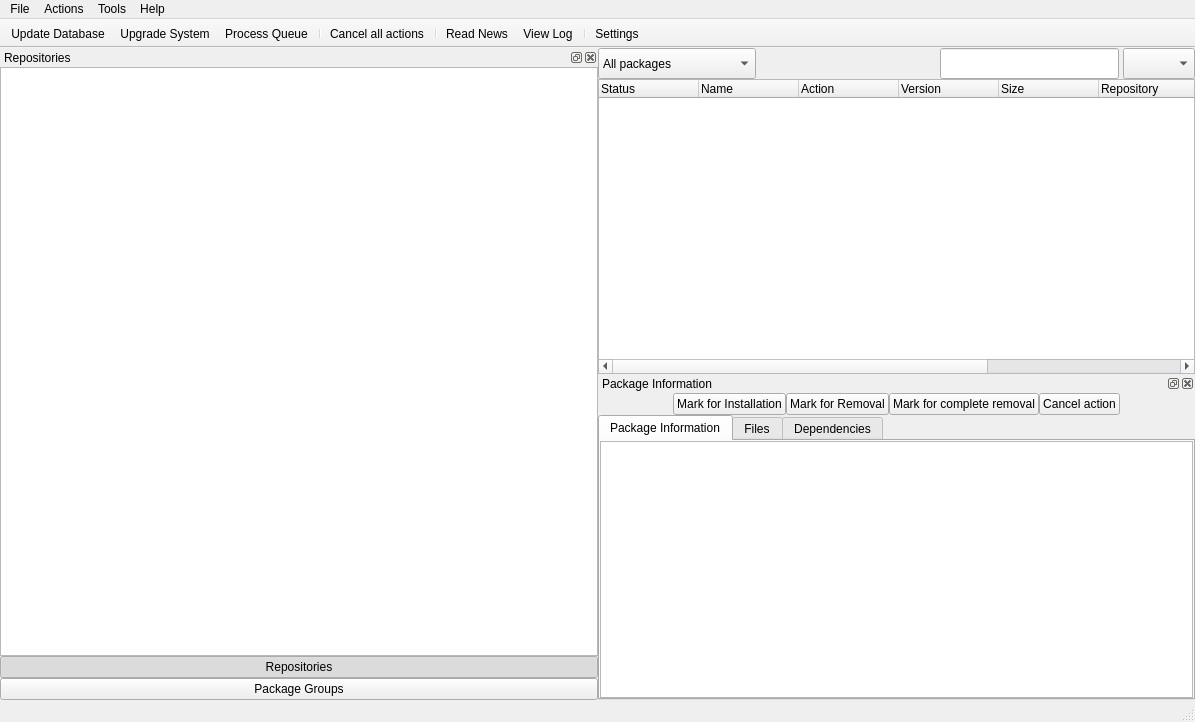
<ui version="4.0" >
 <class>MainWindow</class>
 <widget class="QMainWindow" name="MainWindow" >
  <property name="geometry" >
   <rect>
    <x>0</x>
    <y>0</y>
    <width>1195</width>
    <height>722</height>
   </rect>
  </property>
  <property name="windowTitle" >
   <string>Shaman</string>
  </property>
  <property name="windowIcon" >
   <iconset resource="shaman.qrc" >:/Icons/icons/shaman/shaman-32.png</iconset>
  </property>
  <property name="toolButtonStyle" >
   <enum>Qt::ToolButtonTextUnderIcon</enum>
  </property>
  <property name="dockNestingEnabled" >
   <bool>true</bool>
  </property>
  <property name="dockOptions" >
   <set>QMainWindow::AllowNestedDocks|QMainWindow::AllowTabbedDocks|QMainWindow::AnimatedDocks|QMainWindow::ForceTabbedDocks|QMainWindow::VerticalTabs</set>
  </property>
  <property name="unifiedTitleAndToolBarOnMac" >
   <bool>false</bool>
  </property>
  <widget class="QWidget" name="centralwidget" >
   <layout class="QGridLayout" >
    <item row="0" column="1" >
     <layout class="QVBoxLayout" >
      <property name="topMargin" >
       <number>0</number>
      </property>
      <item>
       <layout class="QHBoxLayout" >
        <property name="spacing" >
         <number>4</number>
        </property>
        <item>
         <widget class="QComboBox" name="packageSwitchCombo" >
          <property name="sizePolicy" >
           <sizepolicy vsizetype="Ignored" hsizetype="Maximum" >
            <horstretch>0</horstretch>
            <verstretch>0</verstretch>
           </sizepolicy>
          </property>
          <item>
           <property name="text" >
            <string>All packages</string>
           </property>
          </item>
          <item>
           <property name="text" >
            <string>Installed packages</string>
           </property>
          </item>
          <item>
           <property name="text" >
            <string>Not installed packages</string>
           </property>
          </item>
          <item>
           <property name="text" >
            <string>Upgradeable packages</string>
           </property>
          </item>
          <item>
           <property name="text" >
            <string>Packages in Queue</string>
           </property>
          </item>
         </widget>
        </item>
        <item>
         <spacer>
          <property name="orientation" >
           <enum>Qt::Horizontal</enum>
          </property>
          <property name="sizeHint" >
           <size>
            <width>40</width>
            <height>31</height>
           </size>
          </property>
         </spacer>
        </item>
        <item>
         <widget class="QLineEdit" name="searchLine" >
          <property name="sizePolicy" >
           <sizepolicy vsizetype="Ignored" hsizetype="MinimumExpanding" >
            <horstretch>0</horstretch>
            <verstretch>0</verstretch>
           </sizepolicy>
          </property>
          <property name="inputMask" >
           <string/>
          </property>
          <property name="text" >
           <string/>
          </property>
         </widget>
        </item>
        <item>
         <widget class="QComboBox" name="nameDescBox" >
          <property name="sizePolicy" >
           <sizepolicy vsizetype="Ignored" hsizetype="Preferred" >
            <horstretch>0</horstretch>
            <verstretch>0</verstretch>
           </sizepolicy>
          </property>
         </widget>
        </item>
       </layout>
      </item>
      <item>
       <widget class="QTreeWidget" name="pkgsViewWG" >
        <property name="sizePolicy" >
         <sizepolicy vsizetype="MinimumExpanding" hsizetype="MinimumExpanding" >
          <horstretch>0</horstretch>
          <verstretch>0</verstretch>
         </sizepolicy>
        </property>
        <property name="indentation" >
         <number>0</number>
        </property>
        <property name="rootIsDecorated" >
         <bool>false</bool>
        </property>
        <property name="itemsExpandable" >
         <bool>false</bool>
        </property>
        <property name="sortingEnabled" >
         <bool>false</bool>
        </property>
        <column>
         <property name="text" >
          <string>Status</string>
         </property>
        </column>
        <column>
         <property name="text" >
          <string>Name</string>
         </property>
        </column>
        <column>
         <property name="text" >
          <string>Action</string>
         </property>
        </column>
        <column>
         <property name="text" >
          <string>Version</string>
         </property>
        </column>
        <column>
         <property name="text" >
          <string>Size</string>
         </property>
        </column>
        <column>
         <property name="text" >
          <string>Repository</string>
         </property>
        </column>
        <column>
         <property name="text" >
          <string>Groups</string>
         </property>
        </column>
        <column>
         <property name="text" >
          <string>Description</string>
         </property>
        </column>
        <column>
         <property name="text" >
          <string>Action-Text</string>
         </property>
        </column>
       </widget>
      </item>
     </layout>
    </item>
    <item rowspan="2" row="0" column="0" >
     <widget class="QDockWidget" name="repoDockWidget" >
      <property name="floating" >
       <bool>false</bool>
      </property>
      <property name="features" >
       <set>QDockWidget::AllDockWidgetFeatures</set>
      </property>
      <property name="allowedAreas" >
       <set>Qt::AllDockWidgetAreas</set>
      </property>
      <property name="windowTitle" >
       <string>Repositories</string>
      </property>
      <widget class="QWidget" name="dockWidgetContents_2" >
       <layout class="QGridLayout" >
        <item row="0" column="0" >
         <layout class="QVBoxLayout" >
          <item>
           <widget class="QListWidget" name="repoList" >
            <property name="sizePolicy" >
             <sizepolicy vsizetype="Preferred" hsizetype="Preferred" >
              <horstretch>0</horstretch>
              <verstretch>0</verstretch>
             </sizepolicy>
            </property>
           </widget>
          </item>
          <item>
           <widget class="QPushButton" name="switchToRepo" >
            <property name="sizePolicy" >
             <sizepolicy vsizetype="Maximum" hsizetype="Preferred" >
              <horstretch>0</horstretch>
              <verstretch>0</verstretch>
             </sizepolicy>
            </property>
            <property name="text" >
             <string>Repositories</string>
            </property>
            <property name="icon" >
             <iconset resource="shaman.qrc" >:/Icons/icons/network-server-database.png</iconset>
            </property>
            <property name="checkable" >
             <bool>true</bool>
            </property>
            <property name="checked" >
             <bool>true</bool>
            </property>
           </widget>
          </item>
          <item>
           <widget class="QPushButton" name="switchToGrps" >
            <property name="sizePolicy" >
             <sizepolicy vsizetype="Maximum" hsizetype="Preferred" >
              <horstretch>0</horstretch>
              <verstretch>0</verstretch>
             </sizepolicy>
            </property>
            <property name="text" >
             <string>Package Groups</string>
            </property>
            <property name="icon" >
             <iconset resource="shaman.qrc" >:/Icons/icons/bookmark-new-list.png</iconset>
            </property>
            <property name="checkable" >
             <bool>true</bool>
            </property>
           </widget>
          </item>
         </layout>
        </item>
       </layout>
      </widget>
     </widget>
    </item>
    <item row="1" column="1" >
     <widget class="QDockWidget" name="pkgDockWidget" >
      <property name="floating" >
       <bool>false</bool>
      </property>
      <property name="features" >
       <set>QDockWidget::AllDockWidgetFeatures</set>
      </property>
      <property name="windowTitle" >
       <string>Package Information</string>
      </property>
      <widget class="QWidget" name="dockWidgetContents" >
       <layout class="QGridLayout" >
        <item row="0" column="0" >
         <layout class="QVBoxLayout" >
          <item>
           <layout class="QHBoxLayout" >
            <item>
             <spacer>
              <property name="orientation" >
               <enum>Qt::Horizontal</enum>
              </property>
              <property name="sizeType" >
               <enum>QSizePolicy::MinimumExpanding</enum>
              </property>
              <property name="sizeHint" >
               <size>
                <width>40</width>
                <height>20</height>
               </size>
              </property>
             </spacer>
            </item>
            <item>
             <widget class="QPushButton" name="installButton" >
              <property name="sizePolicy" >
               <sizepolicy vsizetype="Fixed" hsizetype="Fixed" >
                <horstretch>0</horstretch>
                <verstretch>0</verstretch>
               </sizepolicy>
              </property>
              <property name="toolTip" >
               <string>Install selected package</string>
              </property>
              <property name="text" >
               <string>Mark for Installation</string>
              </property>
              <property name="icon" >
               <iconset resource="shaman.qrc" >:/Icons/icons/list-add.png</iconset>
              </property>
             </widget>
            </item>
            <item>
             <widget class="QPushButton" name="removeButton" >
              <property name="sizePolicy" >
               <sizepolicy vsizetype="Fixed" hsizetype="Fixed" >
                <horstretch>0</horstretch>
                <verstretch>0</verstretch>
               </sizepolicy>
              </property>
              <property name="toolTip" >
               <string>Remove selected package</string>
              </property>
              <property name="text" >
               <string>Mark for Removal</string>
              </property>
              <property name="icon" >
               <iconset resource="shaman.qrc" >:/Icons/icons/list-remove.png</iconset>
              </property>
             </widget>
            </item>
            <item>
             <widget class="QPushButton" name="completeRemoveButton" >
              <property name="sizePolicy" >
               <sizepolicy vsizetype="Fixed" hsizetype="Fixed" >
                <horstretch>0</horstretch>
                <verstretch>0</verstretch>
               </sizepolicy>
              </property>
              <property name="toolTip" >
               <string>Complete Remove selected package (pacman -Rcs)</string>
              </property>
              <property name="text" >
               <string>Mark for complete removal</string>
              </property>
              <property name="icon" >
               <iconset resource="shaman.qrc" >:/Icons/icons/edit-delete.png</iconset>
              </property>
             </widget>
            </item>
            <item>
             <widget class="QPushButton" name="cancelButton" >
              <property name="sizePolicy" >
               <sizepolicy vsizetype="Fixed" hsizetype="Fixed" >
                <horstretch>0</horstretch>
                <verstretch>0</verstretch>
               </sizepolicy>
              </property>
              <property name="toolTip" >
               <string>Cancel action for selected package</string>
              </property>
              <property name="text" >
               <string>Cancel action</string>
              </property>
              <property name="icon" >
               <iconset resource="shaman.qrc" >:/Icons/icons/dialog-cancel.png</iconset>
              </property>
             </widget>
            </item>
            <item>
             <spacer>
              <property name="orientation" >
               <enum>Qt::Horizontal</enum>
              </property>
              <property name="sizeType" >
               <enum>QSizePolicy::MinimumExpanding</enum>
              </property>
              <property name="sizeHint" >
               <size>
                <width>40</width>
                <height>20</height>
               </size>
              </property>
             </spacer>
            </item>
           </layout>
          </item>
          <item>
           <widget class="QTabWidget" name="PkgInfos" >
            <property name="sizePolicy" >
             <sizepolicy vsizetype="Preferred" hsizetype="Minimum" >
              <horstretch>0</horstretch>
              <verstretch>0</verstretch>
             </sizepolicy>
            </property>
            <property name="currentIndex" >
             <number>0</number>
            </property>
            <widget class="QWidget" name="tab" >
             <attribute name="title" >
              <string>Package Information</string>
             </attribute>
             <attribute name="icon" >
              <iconset resource="shaman.qrc" >:/Icons/icons/help-about.png</iconset>
             </attribute>
             <layout class="QGridLayout" >
              <item row="0" column="0" >
               <widget class="QTextEdit" name="pkgInfo" >
                <property name="enabled" >
                 <bool>true</bool>
                </property>
                <property name="sizePolicy" >
                 <sizepolicy vsizetype="Preferred" hsizetype="Preferred" >
                  <horstretch>0</horstretch>
                  <verstretch>0</verstretch>
                 </sizepolicy>
                </property>
                <property name="acceptDrops" >
                 <bool>false</bool>
                </property>
                <property name="undoRedoEnabled" >
                 <bool>false</bool>
                </property>
                <property name="readOnly" >
                 <bool>true</bool>
                </property>
                <property name="acceptRichText" >
                 <bool>false</bool>
                </property>
               </widget>
              </item>
             </layout>
            </widget>
            <widget class="QWidget" name="tab_2" >
             <attribute name="title" >
              <string>Files</string>
             </attribute>
             <attribute name="icon" >
              <iconset resource="shaman.qrc" >:/Icons/icons/document-open-folder.png</iconset>
             </attribute>
             <layout class="QGridLayout" >
              <item row="0" column="0" >
               <widget class="QTreeWidget" name="filesWidget" >
                <column>
                 <property name="text" >
                  <string>1</string>
                 </property>
                </column>
               </widget>
              </item>
             </layout>
            </widget>
            <widget class="QWidget" name="dependenciesTab" >
             <attribute name="title" >
              <string>Dependencies</string>
             </attribute>
             <layout class="QGridLayout" >
              <item row="0" column="0" >
               <widget class="QListWidget" name="dependenciesWidget" />
              </item>
             </layout>
            </widget>
           </widget>
          </item>
         </layout>
        </item>
       </layout>
      </widget>
     </widget>
    </item>
   </layout>
  </widget>
  <widget class="QMenuBar" name="menubar" >
   <property name="geometry" >
    <rect>
     <x>0</x>
     <y>0</y>
     <width>1195</width>
     <height>24</height>
    </rect>
   </property>
   <widget class="QMenu" name="menuFile" >
    <property name="title" >
     <string>File</string>
    </property>
    <addaction name="actionQuit" />
   </widget>
   <widget class="QMenu" name="menuHelp" >
    <property name="title" >
     <string>Help</string>
    </property>
    <addaction name="actionAbout" />
   </widget>
   <widget class="QMenu" name="menuActions" >
    <property name="title" >
     <string>Actions</string>
    </property>
    <widget class="QMenu" name="menuInstall_and_Build_from_Source" >
     <property name="title" >
      <string>Build and Install from Source</string>
     </property>
     <addaction name="actionUpdate_ABS_Tree" />
     <addaction name="separator" />
     <addaction name="actionBuild_and_Install_Selected" />
    </widget>
    <addaction name="actionUpdate_Database" />
    <addaction name="actionUpgrade_System" />
    <addaction name="separator" />
    <addaction name="actionProcess_Queue" />
    <addaction name="actionInstall_Package_From_File" />
    <addaction name="separator" />
    <addaction name="menuInstall_and_Build_from_Source" />
   </widget>
   <widget class="QMenu" name="menuTools" >
    <property name="title" >
     <string>Tools</string>
    </property>
    <addaction name="actionReadNews" />
    <addaction name="actionViewLog" />
    <addaction name="separator" />
    <addaction name="actionPacman_Preferences" />
   </widget>
   <addaction name="menuFile" />
   <addaction name="menuActions" />
   <addaction name="menuTools" />
   <addaction name="menuHelp" />
  </widget>
  <widget class="QToolBar" name="toolBar" >
   <property name="acceptDrops" >
    <bool>true</bool>
   </property>
   <property name="windowTitle" >
    <string>Quick Actions</string>
   </property>
   <property name="movable" >
    <bool>false</bool>
   </property>
   <attribute name="toolBarArea" >
    <enum>TopToolBarArea</enum>
   </attribute>
   <attribute name="toolBarBreak" >
    <bool>false</bool>
   </attribute>
   <addaction name="actionUpdate_Database" />
   <addaction name="actionUpgrade_System" />
   <addaction name="actionProcess_Queue" />
   <addaction name="separator" />
   <addaction name="actionCancel_all_actions" />
   <addaction name="separator" />
   <addaction name="actionReadNews" />
   <addaction name="actionViewLog" />
   <addaction name="separator" />
   <addaction name="actionPacman_Preferences" />
  </widget>
  <widget class="QStatusBar" name="statusBar" />
  <action name="actionPackage_Repositories" >
   <property name="icon" >
    <iconset resource="shaman.qrc" >:/Icons/icons/network-server-database.png</iconset>
   </property>
   <property name="text" >
    <string>Package Repositories</string>
   </property>
  </action>
  <action name="actionPacman_Preferences" >
   <property name="icon" >
    <iconset resource="shaman.qrc" >:/Icons/icons/preferences-system.png</iconset>
   </property>
   <property name="text" >
    <string>Settings...</string>
   </property>
  </action>
  <action name="actionAbout" >
   <property name="icon" >
    <iconset resource="shaman.qrc" >:/Icons/icons/help-about.png</iconset>
   </property>
   <property name="text" >
    <string>About...</string>
   </property>
  </action>
  <action name="actionUpdate_Database" >
   <property name="icon" >
    <iconset resource="shaman.qrc" >:/Icons/icons/view-refresh.png</iconset>
   </property>
   <property name="text" >
    <string>Update Database</string>
   </property>
  </action>
  <action name="actionUpgrade_System" >
   <property name="icon" >
    <iconset resource="shaman.qrc" >:/Icons/icons/system-software-update.png</iconset>
   </property>
   <property name="text" >
    <string>Upgrade System</string>
   </property>
  </action>
  <action name="actionInstall_Package_From_File" >
   <property name="icon" >
    <iconset resource="shaman.qrc" >:/Icons/icons/document-open.png</iconset>
   </property>
   <property name="text" >
    <string>Install Package From File</string>
   </property>
   <property name="menuRole" >
    <enum>QAction::TextHeuristicRole</enum>
   </property>
  </action>
  <action name="actionUpdate_ABS_Tree" >
   <property name="icon" >
    <iconset resource="shaman.qrc" >:/Icons/icons/document-open-remote.png</iconset>
   </property>
   <property name="text" >
    <string>Update ABS Tree</string>
   </property>
  </action>
  <action name="actionBuild_and_Install_Selected" >
   <property name="icon" >
    <iconset resource="shaman.qrc" >:/Icons/icons/applications-development.png</iconset>
   </property>
   <property name="text" >
    <string>Build and Install Queue</string>
   </property>
  </action>
  <action name="actionQuit" >
   <property name="icon" >
    <iconset resource="shaman.qrc" >:/Icons/icons/application-exit.png</iconset>
   </property>
   <property name="text" >
    <string comment="Quit the application" >Quit</string>
   </property>
  </action>
  <action name="actionProcess_Queue" >
   <property name="icon" >
    <iconset resource="shaman.qrc" >:/Icons/icons/dialog-ok-apply.png</iconset>
   </property>
   <property name="text" >
    <string>Process Queue</string>
   </property>
  </action>
  <action name="actionCancel_all_actions" >
   <property name="icon" >
    <iconset resource="shaman.qrc" >:/Icons/icons/dialog-cancel.png</iconset>
   </property>
   <property name="text" >
    <string>Cancel all actions</string>
   </property>
  </action>
  <action name="actionReadNews" >
   <property name="icon" >
    <iconset resource="shaman.qrc" >:/Icons/icons/news-subscribe.png</iconset>
   </property>
   <property name="text" >
    <string>Read News</string>
   </property>
  </action>
  <action name="actionViewLog" >
   <property name="icon" >
    <iconset resource="shaman.qrc" >:/Icons/icons/bookmark-new-list.png</iconset>
   </property>
   <property name="text" >
    <string>View Log</string>
   </property>
  </action>
 </widget>
 <layoutdefault spacing="0" margin="0" />
 <resources>
  <include location="shaman.qrc" />
 </resources>
 <connections/>
</ui>
